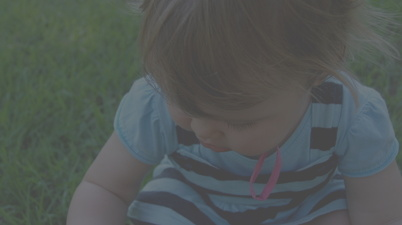
//> input picture sample.png, 402 x 225 px
$ ./Affine_Trans ../sample.png   (built with g++ and OpenCV 4)
//> lines starting //> are read from the running program, lines starting //| are printed output that depends on the picture
// OCV243_Ex15_Affine_Trans.cpp : Defines the entry point for the console application.
//

#include "stdafx.h"

#include "opencv2/highgui/highgui.hpp"
#include "opencv2/imgproc/imgproc.hpp"
#include <iostream>
#include <stdio.h>

#ifdef _DEBUG
#pragma comment (lib, "opencv_world455d.lib")
#else
#pragma comment (lib, "opencv_world455.lib")
#endif


using namespace cv;
using namespace std;
/// Global variables
char* source_window = "Source image";
char* warp_window = "Warp";
char* warp_rotate_window = "Warp + Rotate";
/** @function main */
int main( int argc, char** argv )
{
	Point2f srcTri[3];
	Point2f dstTri[3];
	Mat rot_mat( 2, 3, CV_32FC1 );
	Mat warp_mat( 2, 3, CV_32FC1 );
	Mat src, warp_dst, warp_rotate_dst;
	/// Load the image
	const char* imagename = argc > 1 ? argv[1] : "..\\chamran.jpg";
	src = imread( imagename, 1 );
//> src is the input picture: 225 rows x 402 cols, CV_8UC3; mean B, G, R 86.5, 89, 82.7
	if(src.empty())
	{
		printf("image not found!\n");
		getchar();
		return 0;
	}
	/// Set the dst image the same type and size as src
	warp_dst = Mat::zeros( src.rows, src.cols, src.type() );
	/// Set your 3 points to calculate the Affine Transform
	srcTri[0] = Point2f( 0, 0 );
	srcTri[1] = Point2f( src.cols - 1, 0 );
	srcTri[2] = Point2f( 0, src.rows - 1 );
	dstTri[0] = Point2f( src.cols*0.0, src.rows*0.33 );
	dstTri[1] = Point2f( src.cols*0.85, src.rows*0.25 );
	dstTri[2] = Point2f( src.cols*0.15, src.rows*0.7 );
	/// Get the Affine Transform
	warp_mat = getAffineTransform( srcTri, dstTri );
	/// Apply the Affine Transform just found to the src image
	warpAffine( src, warp_dst, warp_mat, warp_dst.size() );
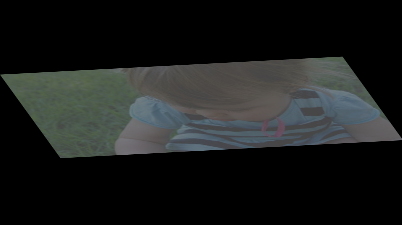
//> warp_dst: 225 rows x 402 cols, CV_8UC3; mean B, G, R 28.4, 29.2, 27.2
	/** Rotating the image after Warp */
	/// Compute a rotation matrix with respect to the center of the image
	Point center = Point( warp_dst.cols/2, warp_dst.rows/2 );
//> center = Point(201, 112)
	double angle = -30.0;
	double scale = 1.0;

	/// Get the rotation matrix with the specifications above
	rot_mat = getRotationMatrix2D( center, angle, scale );
	cout << rot_mat;
//| [0.8660254037844387, -0.4999999999999999, 82.92889383932781;
//|  0.4999999999999999, 0.8660254037844387, -85.49484522385713]
	/// Rotate the warped image
	warpAffine( warp_dst, warp_rotate_dst, rot_mat, warp_dst.size() );
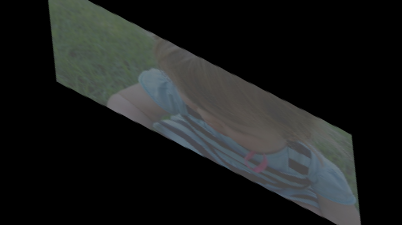
//> warp_rotate_dst: 225 rows x 402 cols, CV_8UC3; mean B, G, R 27.9, 28.7, 26.7
	/// Show what you got
	namedWindow( source_window, cv::WINDOW_AUTOSIZE );
	imshow( source_window, src );
	namedWindow( warp_window, cv::WINDOW_AUTOSIZE );
	imshow( warp_window, warp_dst );
	namedWindow( warp_rotate_window, cv::WINDOW_AUTOSIZE );
	imshow( warp_rotate_window, warp_rotate_dst );
	/// Wait until user exits the program
	waitKey(0);
	return 0;
}
